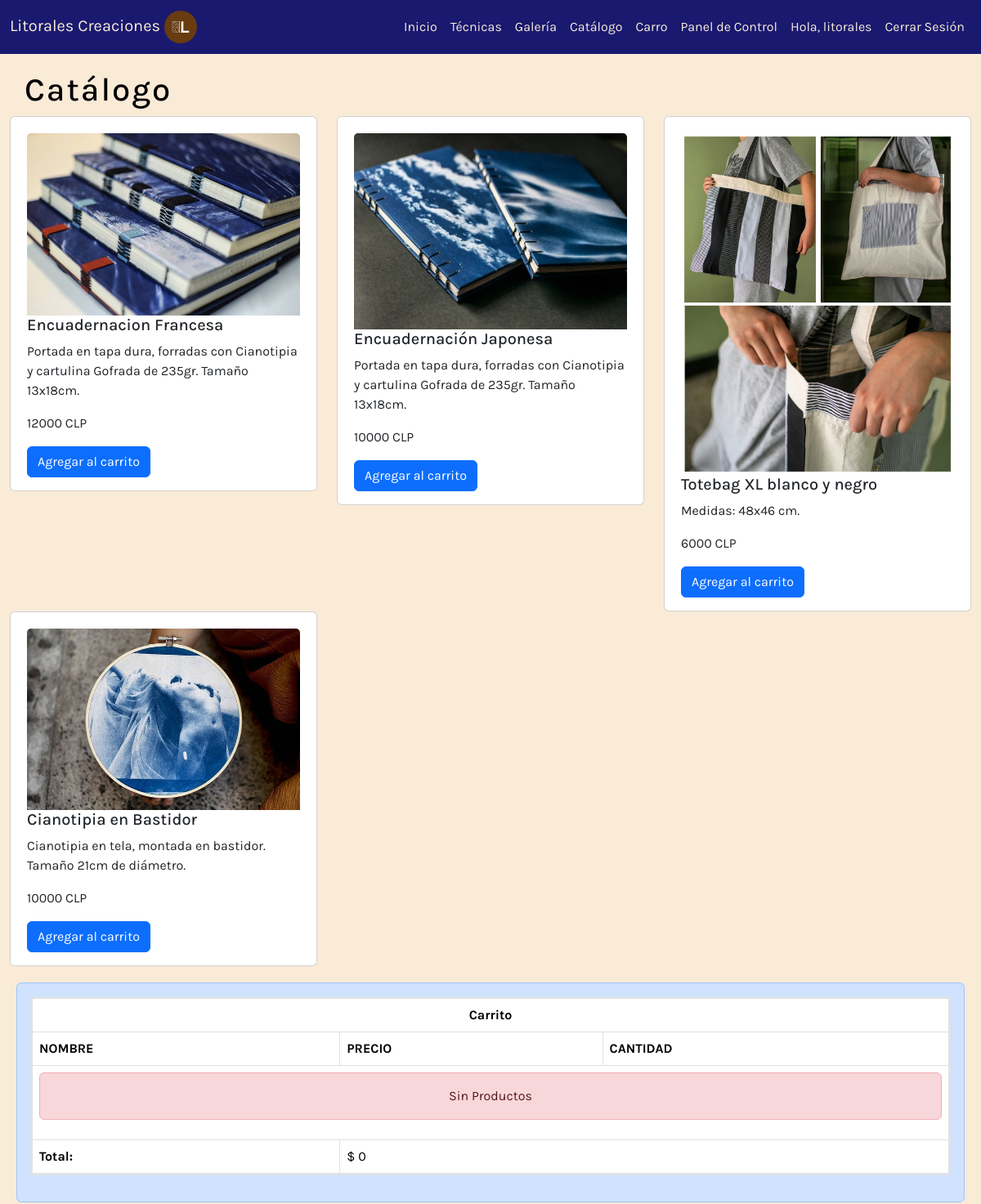
The page /tienda/catalogo (signed in, upper part) on the database as committed earlier.
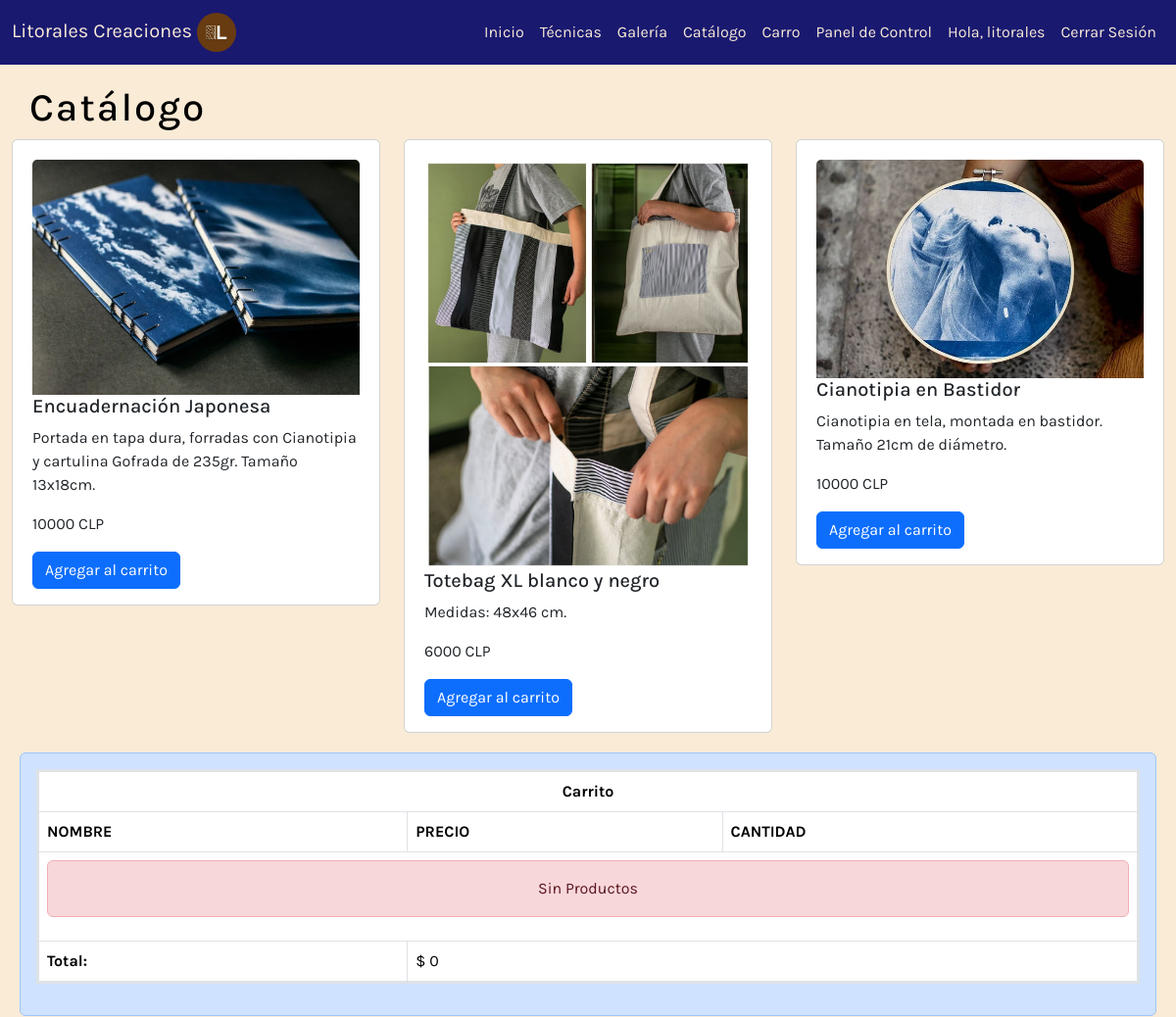
The same page on the database as committed later.
### tienda/models.py (models this page shows, shortened)
class Producto(models.Model):
    nombreProducto = models.CharField(max_length=50)
    descripcionProducto = models.CharField(max_length=200)
    precio = models.IntegerField(null=True)
    stock = models.CharField(max_length=3)
    imagen = models.ImageField(upload_to='tienda/uploads/', null=True)

### tienda/views.py (the view)
# urls.py: path('catalogo', views.catalogo, name='catalogo'),
@login_required(login_url='login')
def catalogo(request):
    productos = Producto.objects.all()
    return render(request,'tienda/catalogo.html', {'productos': productos})

### tienda/context_processor.py (called while the page is built)
def total_carrito(request):
    total = 0
    if request.user.is_authenticated:
        if "carrito" in request.session.keys():
            for key, value in request.session["carrito"].items():
                total += int(value["total"])
    return {"total_carrito": total}

### tienda/templates/tienda/catalogo.html (shortened to what this page needs)
{% load static %}
<!DOCTYPE html>
<html lang="en">
  <head>
    <link
      href="https://cdn.jsdelivr.net/npm/bootstrap@5.3.0-alpha2/dist/css/bootstrap.min.css"
      rel="stylesheet"
    />
    <link rel="stylesheet" href="{% static 'estilos.css' %}">
  </head>
  <body>
  <nav class="navbar navbar-expand-lg" style="background-color:midnightblue">
    <div class="container-fluid">
      <a class="navbar-brand" class="fs-3">Litorales Creaciones <img id="logo" src="{% static 'media/logo1.jpg' %}" alt="logoL"></a>
      <div class="collapse navbar-collapse" id="navbarNav">
        <ul class="navbar-nav ms-auto mb-2 mb-lg-0">
          <li class="nav-item">
            <a class="nav-link" href="{% url 'index' %}">Inicio</a>
          </li>
          <li class="nav-item">
            <a class="nav-link" href="{% url 'tecnicas' %}">Técnicas</a>
          </li>
          <li class="nav-item">
            <a class="nav-link" href="{% url 'galeria' %}">Galería</a>
          </li>
          <li class="nav-item">
            <a class="nav-link" href="{% url 'catalogo' %}">Catálogo</a>
          </li>
          <li class="nav-item">
            <a class="nav-link" href="{% url 'resumen' %}">Carro</a>
          </li>
          {% if perms.tienda.view_producto%}
          <li class="nav-item">
            <a class="nav-link" href="{% url 'productosList' %}">Panel de Control</a>
          </li>
          {% endif%}
          {% if request.user.is_authenticated %}
          <li class="nav-item">
            <a class="nav-link" href="#"> Hola, {{request.user}}</a>
          </li>
          <li class="nav-item">
            <a class="nav-link" href ="{% url 'logout'%}"> Cerrar Sesión</a>
          </li>
          {% else %}
          <li class="nav-item">
            <a class="nav-link" href="{% url 'login' %}">Ingresar</a>
          </li>
          {% endif %}
      </div>
    </div>
  </nav>
<h1 class="titulo1">Catálogo</h1>
<div class="container-fluid">
  <div class="row">
    {% for producto in productos %}
      <div class="col-4">
        <div class="card">
          <div class="card-body">
            <img class="card-img-top" src="{{ producto.imagen }}">
            <h5 class="card-title">{{producto.nombreProducto}}</h5>
            <P class="card-text">{{producto.descripcionProducto}}</p>
            <p class="card-text">{{producto.precio}} CLP</p>
            <a href="{% url 'Add' producto.id %}" class="btn btn-primary">Agregar al carrito</a>
          </div>
        </div>
      </div>
    {% endfor %}
    <div class="container-fluid" style="padding: 20px">
      {% include "tienda/widgetCarrito.html" %}
    </div>
  </div>
</div>
<br>
<br>
<br>
<br>
<br>
<br>
<br>
<br>
  </body>
</html>

Rows that differ between the two databases and show on the page:
removed Producto: imagen (picture), nombreProducto "Encuadernacion Francesa", descripcionProducto "Portada en tapa dura, forradas con Cianotipia y cartulina Gofrada de 235gr. Tamaño 13x18cm.", precio "12000"
